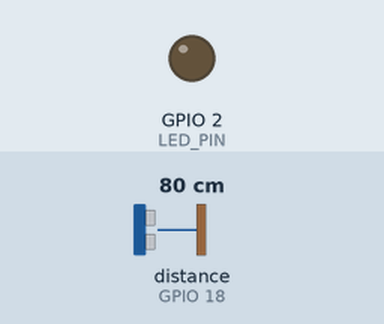
Recording of a program running on a simulated ESP32. Parts: output pins drawn as LEDs (lit = HIGH). Wiring (inferred from the names in the program): ultrasonic range finder: trigger GPIO 5; echo GPIO 18. Dashed ring = blinking. The inputs (shaded band) are chosen by the test bench; at power-on: distance to the obstacle (sensor on GPIO 18) 80 cm. The echo pulse lasts 58.3 µs per cm; pins used as bus, display or sensor lines are not drawn; what the program prints to the serial monitor is not drawn.

Above: at 1.5 s.
1.6 s: distance to the obstacle (sensor on GPIO 18) set to 23 cm
3.4 s: distance to the obstacle (sensor on GPIO 18) set to 18 cm
At 4.21 s:
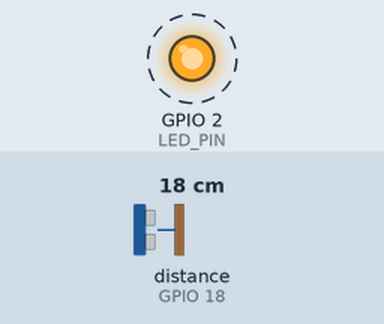
6.4 s: distance to the obstacle (sensor on GPIO 18) set to 35 cm
At 7.2 s:
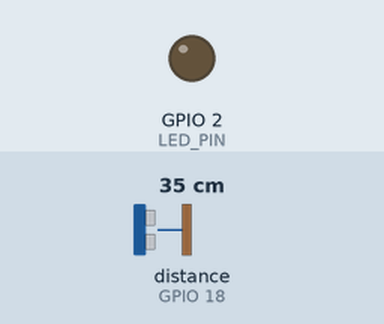
7.9 s: distance to the obstacle (sensor on GPIO 18) set to 2 cm
At 8.56 s:
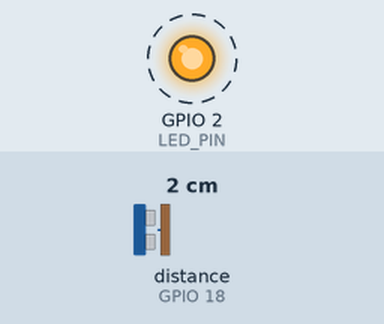
Timing chart, 0 to 11.9 s (numbered marks = the images above; inputs shaded):
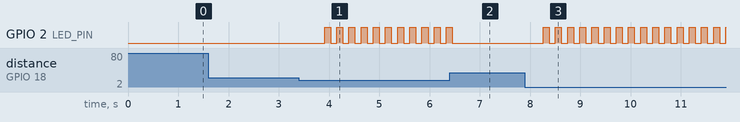

The program:

main.cpp
```cpp
/**
 * 实验四 · 超声波测距仪 (Ultrasonic Ranger)
 * -------------------------------------------
 * HC-SR04 超声波测距，ESP32 自建热点，手机连上后打开 192.168.4.1
 * 实时查看距离（cm）；距离小于阈值时板载 LED 快闪报警——倒车雷达效果。
 * 采用滑动平均滤波，读数稳定不跳动。
 */

#include <Arduino.h>
#include <WiFi.h>
#include <WebServer.h>

#define TRIG_PIN      5
#define ECHO_PIN      18
#define LED_PIN       2
#define AP_SSID       "ESP32-Ranger"   // 手机连接这个热点（无密码）
#define ALARM_CM      20.0f            // 报警距离阈值（cm）
#define MAX_CM        400.0f           // HC-SR04 标称量程 2~400cm
#define SAMPLE_WINDOW 5                // 滑动平均窗口大小
#define MEASURE_MS    150UL            // 测量周期

WebServer server(80);

float window_[SAMPLE_WINDOW];          // window 与 Arduino 核心冲突，改名 window_
int   wIdx = 0, wCount = 0;
float g_distance = NAN;
bool  g_alarm = false;
unsigned long lastMeasureMs = 0, lastBlinkMs = 0, lastPrintMs = 0;
bool  ledOn = false;

// ---------- 内嵌网页 ----------
static const char INDEX_HTML[] PROGMEM = R"rawliteral(
<!DOCTYPE html>
<html lang="zh-CN">
<head>
<meta charset="UTF-8">
<meta name="viewport" content="width=device-width, initial-scale=1.0">
<title>超声波测距仪</title>
<style>
*{margin:0;padding:0;box-sizing:border-box}
body{font-family:system-ui,-apple-system,"Segoe UI",Roboto,"PingFang SC","Microsoft YaHei",sans-serif;
background:#0f172a;color:#e2e8f0;min-height:100vh;display:flex;flex-direction:column;align-items:center;padding:28px 16px}
header{width:100%;max-width:640px;margin-bottom:18px}
h1{font-size:19px;font-weight:600;margin-bottom:4px}
.sub{color:#94a3b8;font-size:12px}.sub b{color:#38bdf8}
.card{width:100%;max-width:640px;background:#1e293b;border:1px solid #334155;border-radius:16px;
padding:36px 24px;text-align:center}
.value{font-size:88px;font-weight:700;line-height:1;font-variant-numeric:tabular-nums;
color:#38bdf8;transition:color .3s}
.unit{font-size:24px;color:#94a3b8;margin-left:8px}
.state{margin-top:18px;font-size:16px;color:#94a3b8;min-height:24px}
.warn{color:#f87171;font-size:16px;font-weight:600;margin-top:10px;display:none}
footer{margin-top:24px;font-size:12px;color:#64748b}
.g{color:#4ade80}.y{color:#fbbf24}.r{color:#f87171}.n{color:#94a3b8}
</style>
</head>
<body>
<header>
<h1>📏 超声波测距仪</h1>
<div class="sub">热点 <b>ESP32-Ranger</b> · 阈值 <span id="thr">--</span> cm 内报警 · 每 0.5 秒刷新</div>
</header>
<div class="card">
<div><span class="value" id="dist">--</span><span class="unit">cm</span></div>
<div class="state" id="state">等待数据…</div>
<div class="warn" id="warn">⚠ 距离过近！</div>
</div>
<footer>HC-SR04 · 滑动平均滤波 · 板载 LED 同步报警</footer>
<script>
const $=id=>document.getElementById(id);
function setLevel(lv){
  const s=$('state'), v=$('dist');
  v.className='value '+lv;
  if(lv==='r'){s.textContent='太近了！注意距离';s.className='state r';}
  else if(lv==='y'){s.textContent='距离偏近';s.className='state y';}
  else if(lv==='g'){s.textContent='距离安全';s.className='state g';}
  else{s.textContent='未检测到障碍物（或传感器未接）';s.className='state n';}
}
async function refresh(){
  try{
    const r=await fetch('/api/data',{cache:'no-store'});
    if(!r.ok)throw 0;
    const d=await r.json();
    $('thr').textContent=d.threshold;
    if(d.distance==null){$('dist').textContent='--';setLevel('n');}
    else{
      $('dist').textContent=d.distance.toFixed(1);
      setLevel(d.distance<d.threshold?'r':(d.distance<60?'y':'g'));
    }
    $('warn').style.display=d.alarm?'block':'none';
  }catch(e){setLevel('n');}
}
setInterval(refresh,500);
refresh();
</script>
</body>
</html>
)rawliteral";

// ---------- 测距与滤波 ----------
// 触发一次测距：返回 cm；无回波/超时/超量程返回 -1
float readOnce() {
  digitalWrite(TRIG_PIN, LOW);
  delayMicroseconds(3);
  digitalWrite(TRIG_PIN, HIGH);
  delayMicroseconds(10);
  digitalWrite(TRIG_PIN, LOW);

  unsigned long us = pulseIn(ECHO_PIN, HIGH, 30000UL);   // 30ms 超时 ≈ 最远 5m
  if (us == 0) return -1;
  float cm = us * 0.0343f / 2.0f;                        // 声速 343m/s，往返除 2
  if (cm < 2.0f || cm > MAX_CM) return -1;
  return cm;
}

// 有效样例压入滑动窗口，输出平均值并刷新报警状态
void pushSample(float cm) {
  window_[wIdx] = cm;
  wIdx = (wIdx + 1) % SAMPLE_WINDOW;
  if (wCount < SAMPLE_WINDOW) wCount++;
  float sum = 0;
  for (int i = 0; i < wCount; i++) sum += window_[i];
  g_distance = sum / wCount;
  g_alarm = (g_distance < ALARM_CM);
}

String buildJson() {
  String j = "{";
  j += "\"distance\":" + (isnan(g_distance) ? String("null") : String(g_distance, 1));
  j += ",\"alarm\":"    + String(g_alarm ? "true" : "false");
  j += ",\"threshold\":" + String((int)ALARM_CM);
  j += ",\"heap\":"     + String(ESP.getFreeHeap());
  j += "}";
  return j;
}

// ---------- HTTP 处理器 ----------
void handleRoot() {
  server.send_P(200, "text/html", INDEX_HTML);
}

void handleApiData() {
  server.sendHeader("Access-Control-Allow-Origin", "*");
  server.send(200, "application/json", buildJson());
}

// ---------- Arduino 入口 ----------
void setup() {
  Serial.begin(115200);
  delay(300);

  pinMode(TRIG_PIN, OUTPUT);
  pinMode(ECHO_PIN, INPUT);
  pinMode(LED_PIN, OUTPUT);
  digitalWrite(TRIG_PIN, LOW);

  WiFi.mode(WIFI_AP);
  WiFi.softAP(AP_SSID);
  Serial.print("[AP] 请用手机连接热点 \"");
  Serial.print(AP_SSID);
  Serial.println("\"（无密码）");
  Serial.print("[AP] 连接后浏览器打开 http://");
  Serial.println(WiFi.softAPIP());

  server.on("/", HTTP_GET, handleRoot);
  server.on("/api/data", HTTP_GET, handleApiData);
  server.onNotFound([]() { server.send(404, "text/plain", "404 Not Found"); });
  server.begin();
  Serial.println("[HTTP] Web 服务已启动，开始测距...");
}

void loop() {
  unsigned long now = millis();

  // 周期测量 + 滑动平均
  if (now - lastMeasureMs >= MEASURE_MS) {
    lastMeasureMs = now;
    float cm = readOnce();
    if (cm > 0) pushSample(cm);          // 无效样例不进窗口
  }

  // 报警：板载 LED 快闪
  if (g_alarm) {
    if (now - lastBlinkMs > 120) {
      lastBlinkMs = now;
      ledOn = !ledOn;
    }
  } else {
    ledOn = false;
  }
  digitalWrite(LED_PIN, ledOn ? HIGH : LOW);

  // 串口每秒打印一次，便于记录数据
  if (now - lastPrintMs > 1000) {
    lastPrintMs = now;
    if (!isnan(g_distance)) {
      Serial.printf("[测距] %.1f cm%s\n", g_distance, g_alarm ? "  ⚠ 距离过近" : "");
    }
  }

  server.handleClient();
}
```

Measured:
- the behaviour switches between 21 and 20 cm on distance to the obstacle (sensor on GPIO 18) (found by bisection; images 0 and 1)
- after the input at 1.6 s, every drawn part: stays the same
- after the input at 3.4 s, GPIO 2 (LED_PIN): alternates HIGH for 0.12 s and LOW for 0.12 s, starting after 0.51 s
- after the input at 6.4 s, GPIO 2 (LED_PIN): goes on until 6.5 s, then stays LOW
- after the input at 7.9 s, GPIO 2 (LED_PIN): alternates HIGH for 0.12 s and LOW for 0.12 s, starting after 0.36 s
